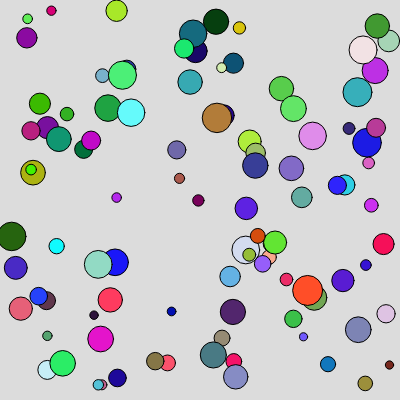
Frame 1 (no input)
Frame 60 (no input): identical to frame 1, image omitted
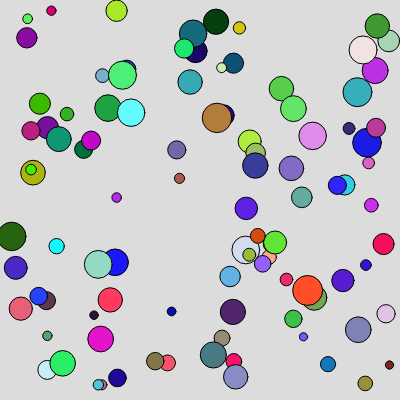
Frame 120 (the mouse pressed at the canvas centre since frame 60)

The p5.js sketch that drew these frames (run headless with seeded random() and noise() and a simulated clock; from frame 60 on, the mouse is pressed at the canvas centre):

// p5.js sketch
// ── sketch.js
let shapesX = [];
let shapesY = [];
let shapesDiameter = [];
let shapesR = [];
let shapesG = [];
let shapesB = [];

function setup() {
  createCanvas(400, 400);
  for (let i = 0; i < 100; i++) {
    shapesX.push(random(10,390));
    shapesY.push(random(10,390));
    shapesDiameter.push(random(8,30));
    shapesR.push(random(255));
    shapesG.push(random(255));
    shapesB.push(random(255));
  }
}

function mousePressed() {
  for (let i = 0; i < shapesX.length; i++) {
    if (mouseX > (shapesX[i] - (0.4 * shapesDiameter[i])) && mouseX < (shapesX[i] + (0.4 * shapesDiameter[i])) && mouseY > (shapesY[i] - (0.4 * shapesDiameter[i])) && mouseY < (shapesY[i] + (0.4 * shapesDiameter[i]))) {
      shapesX.splice(i, 1);
      shapesY.splice(i, 1);
      shapesDiameter.splice(i, 1);
      shapesR.splice(i, 1);
      shapesG.splice(i, 1);
      shapesB.splice(i, 1);
    }
  }
}

function keyReleased() {
  let shapesInstance = round(random(shapesX.length)) - 2;
  shapesX.splice(shapesInstance,1);
  shapesY.splice(shapesInstance,1);
  shapesDiameter.splice(shapesInstance,1);
  shapesR.splice(shapesInstance,1);
  shapesG.splice(shapesInstance,1);
  shapesB.splice(shapesInstance,1);
}

function draw() {
  background(220);

  for (let i = 0; i < shapesX.length; i++) {
    fill(shapesR[i],shapesG[i],shapesB[i])
    circle(shapesX[i], shapesY[i], shapesDiameter[i]);
  }
}
